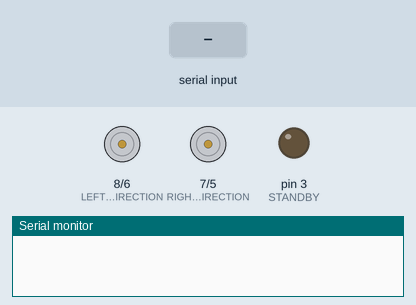
Simulated run of this sketch. Board: Arduino Uno, built with avr-gcc and run on an emulated ATmega328P. On the bench: direction and speed pins drawn as motors (green arrow = direction pin HIGH = forward, orange = LOW = backward, longer = more drive, stopped while the standby pin is LOW), output pins drawn as LEDs (lit = HIGH), the last lines printed to the serial monitor. Inputs (shaded band) come from the test bench.

Above: at 1.2 s.
1.3 s: "w" received over Serial
At 2.0 s:
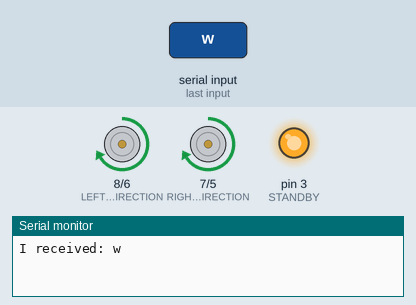
2.8 s: "a" received over Serial
At 3.1 s:
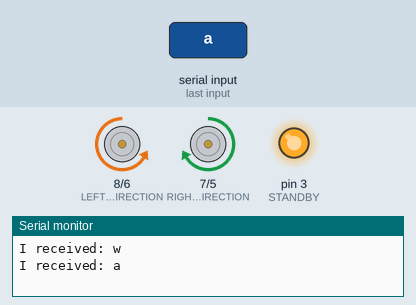
4.3 s: "d" received over Serial
At 5.5 s:
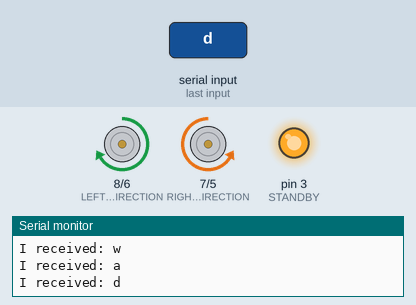
5.8 s: "s" received over Serial
At 6.6 s:
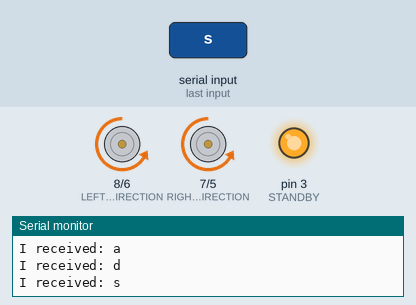
Timing chart, 0 to 8.3 s (numbered marks = the images above; inputs shaded):
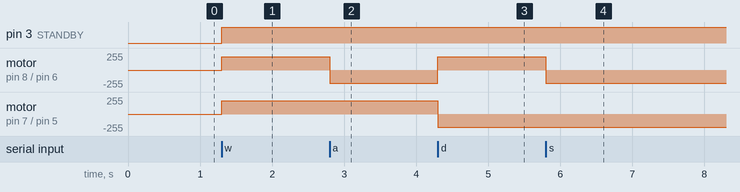

The sketch:

NeuroVoyager_Arduino.ino
```cpp
const int STANDBY = 3; //ON OFF switch
const int RIGHT_DIRECTION = 7; // Right Direction
const int RIGHT_SPEED = 5;  // Right Speed
const int LEFT_DIRECTION = 8; // Left Direction
const int LEFT_SPEED = 6;  // Left Speed

const int turnSpeed = 200;
const int moveSpeed = 200;

void setup() {
  pinMode(STANDBY, OUTPUT);
  pinMode(RIGHT_DIRECTION, OUTPUT);
  pinMode(RIGHT_SPEED, OUTPUT);
  pinMode(LEFT_DIRECTION, OUTPUT);
  pinMode(LEFT_SPEED, OUTPUT);

  Serial.begin(9600);
}

void loop() {
  if (Serial.available() > 0) {
    char command = Serial.read();

    Serial.print("I received: ");
    Serial.println(command);

    startMovement(command);
  }

}

void startMovement(char cmd) {
  switch (cmd) {
    case 'w': moveForward(); break;
    case 'a': turnLeft();    break;
    case 'd': turnRight();   break;
    case 's': moveBackwards();     break;
    case 'e': stopCar();     break;
  }
}

void moveForward() {
  digitalWrite(STANDBY, HIGH);
  // Set Directions
  digitalWrite(RIGHT_DIRECTION, HIGH);
  digitalWrite(LEFT_DIRECTION, HIGH);
  // Set Speeds (0-255)
  analogWrite(RIGHT_SPEED, moveSpeed);
  analogWrite(LEFT_SPEED, moveSpeed);
}

void turnLeft() {
  digitalWrite(STANDBY, HIGH);
  digitalWrite(RIGHT_DIRECTION, HIGH); // Right forward
  digitalWrite(LEFT_DIRECTION, LOW);  // Left backward
  analogWrite(RIGHT_SPEED, turnSpeed);
  analogWrite(LEFT_SPEED, turnSpeed);
}

void turnRight() {
  digitalWrite(STANDBY, HIGH);
  digitalWrite(RIGHT_DIRECTION, LOW);  // Right backward
  digitalWrite(LEFT_DIRECTION, HIGH); // Left forward
  analogWrite(RIGHT_SPEED, turnSpeed);
  analogWrite(LEFT_SPEED, turnSpeed);
}
void moveBackwards() {
  digitalWrite(STANDBY, HIGH);
  // Set Directions
  digitalWrite(RIGHT_DIRECTION, LOW);
  digitalWrite(LEFT_DIRECTION, LOW);
  // Set Speeds (0-255)
  analogWrite(RIGHT_SPEED, moveSpeed);
  analogWrite(LEFT_SPEED, moveSpeed);
}
void stopCar() {
  digitalWrite(STANDBY, LOW); // Easiest way to kill all power
  analogWrite(RIGHT_SPEED, 0);
  analogWrite(LEFT_SPEED, 0);
}
```

Measured:
- after the input at 1.3 s, pin 3 (STANDBY): LOW → HIGH at once; motor on pin 8 (LEFT_DIRECTION) / pin 6 (LEFT_SPEED), motor on pin 7 (RIGHT_DIRECTION) / pin 5 (RIGHT_SPEED): stopped → forward 200/255 at once
- after the input at 2.8 s, motor on pin 8 (LEFT_DIRECTION) / pin 6 (LEFT_SPEED): forward 200/255 → backward 200/255 at once
- after the input at 4.3 s, motor on pin 8 (LEFT_DIRECTION) / pin 6 (LEFT_SPEED): backward 200/255 → forward 200/255 at once; motor on pin 7 (RIGHT_DIRECTION) / pin 5 (RIGHT_SPEED): forward 200/255 → backward 200/255 at once
- after the input at 5.8 s, motor on pin 8 (LEFT_DIRECTION) / pin 6 (LEFT_SPEED): forward 200/255 → backward 200/255 at once
